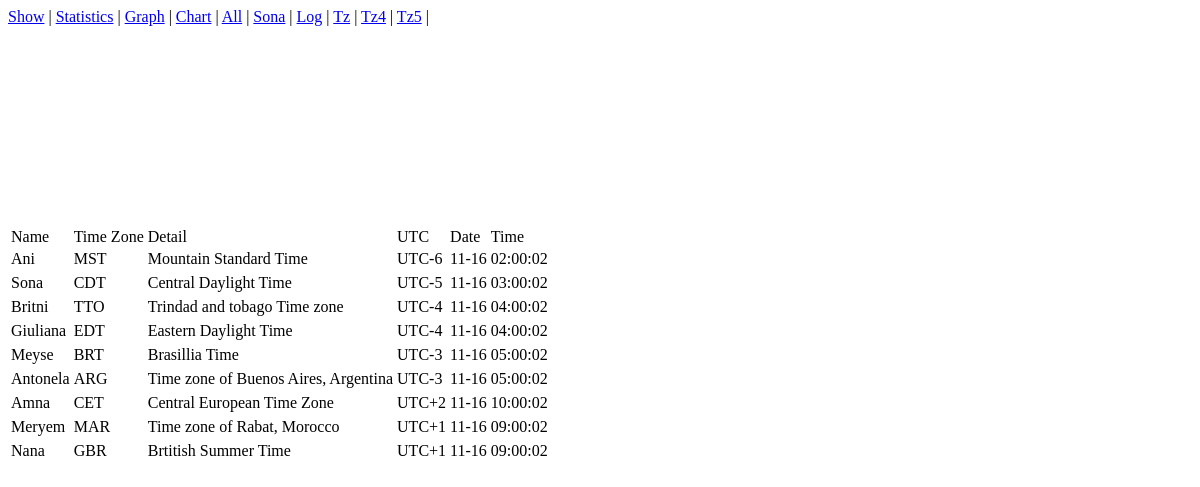
/quote/php/tz.php, run on an earlier commit of the app's database.
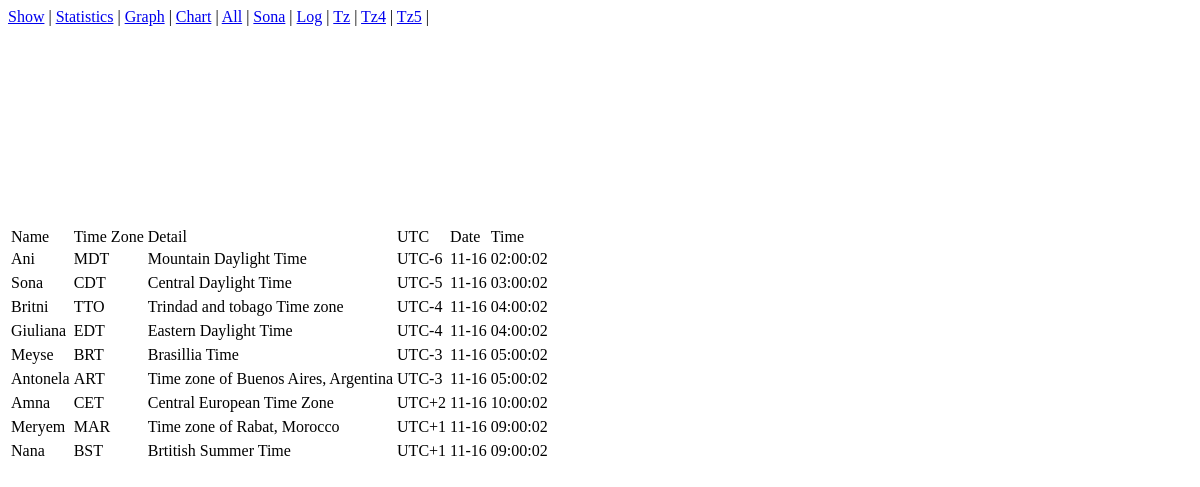
And on a later commit of the database.
### tables this page shows
CREATE TABLE Tz (
	name    text,
	tz 		text,
	utc     text,
	detail  text,
	created datetime,
	cr_date text,
	cr_time text);

### quote/php/tz.php (the view, shortened to what this page needs)
<html><body>
<div>
<?php include('common.php'); ?>
<?php include('menu.php'); ?>
</div>
<?php
echo "<br> ";
echo "<br> ";
echo "<br> ";
?>
<div>
<?php
echo "
<table border='0' align='left'>
<tr>
<td>Name</td>
<td>Time Zone</td>
<td>Detail</td>
<td>UTC</td>
<td>Date</td>
<td>Time</td>
</tr> ";
$db     =       new SQLite3($dbfile);
$res = $db->query('SELECT * FROM Tz order by utc desc');
while ($row = $res->fetchArray()) {
				$timezone   = $row['utc'];
				$cr_date	= gmdate("m-j", time() + 3600*($timezone+date("I")));
				$cr_time	= gmdate("H:i:s", time() + 3600*($timezone+date("I")));
                echo "<tr>	<td>{$row['name']}</td>
			  	<td>{$row['tz']}</td>
			  	<td>{$row['detail']}</td>
			  	<td>UTC{$row['utc']}</td>
			  	<td>{$cr_date}</td>
			  	<td>{$cr_time}</td><tr>";
}
echo "</table>
</div>
</body>
</html>";
?>

### quote/php/menu.php
<a href='/quote/php/show.php'>Show</a> </td> |
<a href='/quote/php/stat.php'>Statistics</a> </td> |
<a href='/quote/php/graph.php'>Graph</a> </td> |
<a href='/quote/php/chart2.php'>Chart</a> </td> |
<a href='/quote/php/all.php'>All</a> </td> |
<a href='/quote/php/allsona.php'>Sona</a> </td> |
<a href='/quote/php/log.php'>Log</a> </td> |
<a href='/quote/php/tz.php'>Tz</a> </td> |
<a href='/quote/php/tz4.php'>Tz4</a> </td> |
<a href='/quote/php/tz5.php'>Tz5</a> </td> |
<br>
<br>

What changed in the data, as far as the page shows it:
changed tz "Ani": tz "MST" → "MDT"; detail "Mountain Standard Time" → "Mountain Daylight Time"
changed tz "Antonela": tz "ARG" → "ART"
changed tz "Nana": tz "GBR" → "BST"
